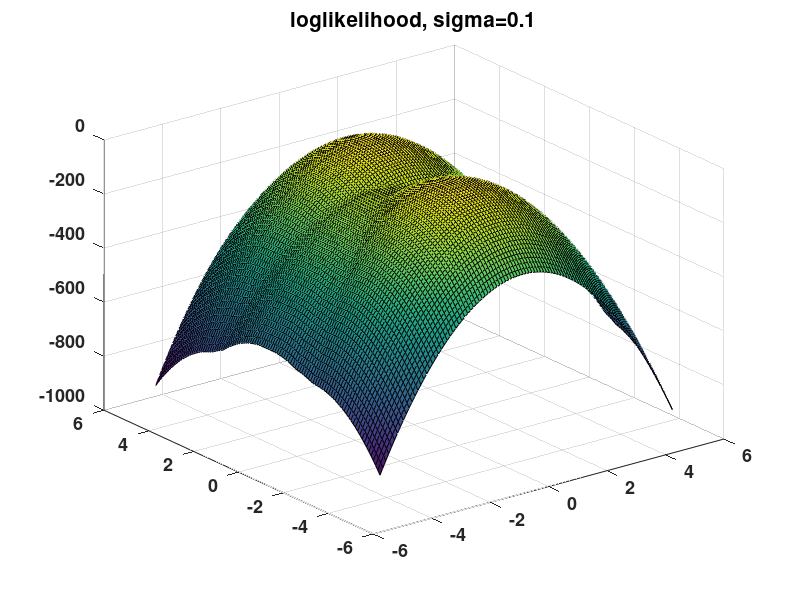
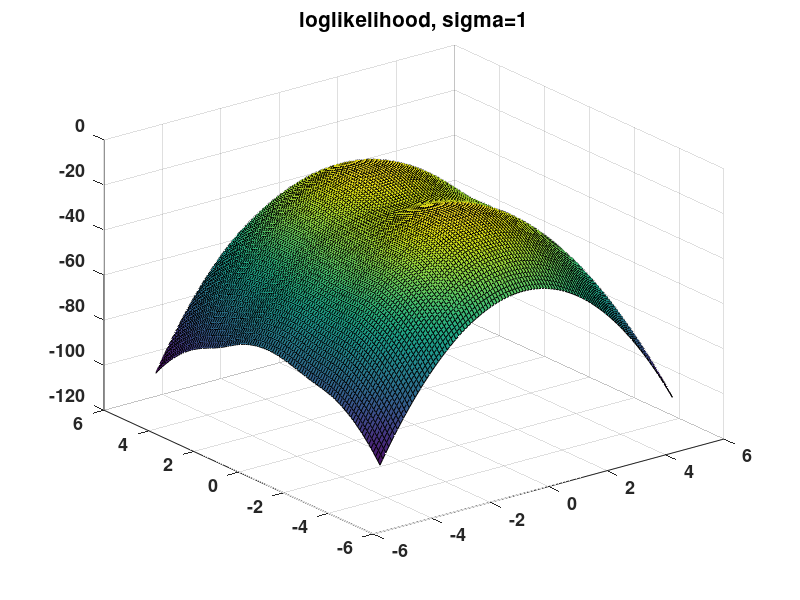
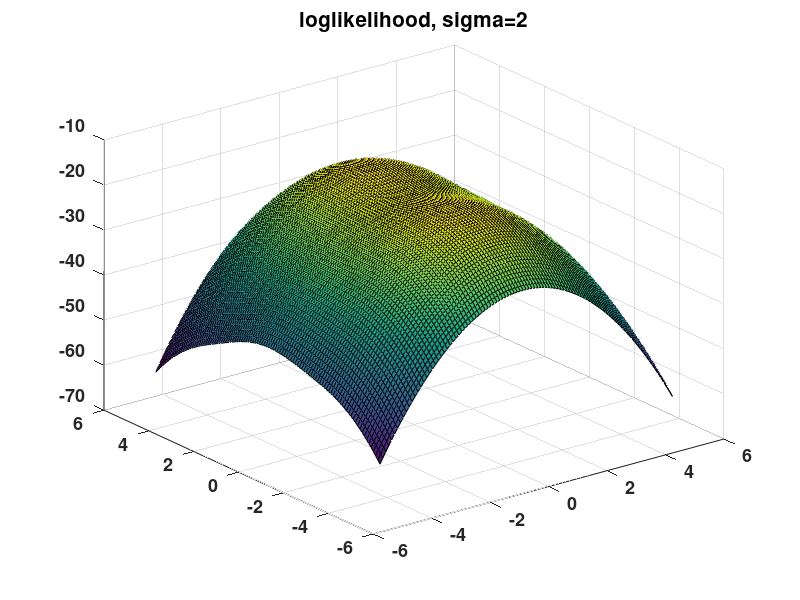
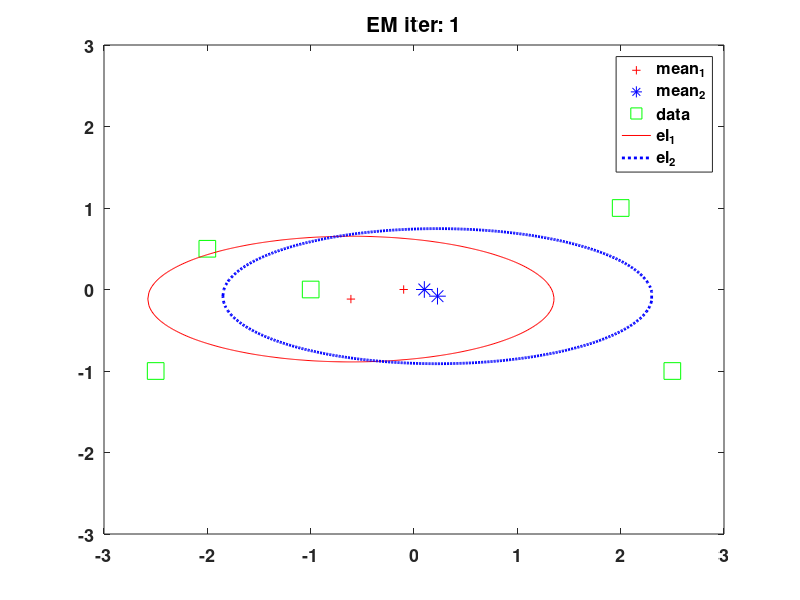

Write MATLAB code to recreate these figures, in order. (Note: a time limit stopped this script after it produced the figures.)
D=[-2.5 -2 -1 2.5 2;-1 0.5 0 -1 1];
sigma=[0.1 1 2];
miu=-5:0.1:5;

loglikelihood=zeros(length(miu),length(miu));
for s=sigma
    for t1=1:length(miu)
        for t2=1:length(miu)
            m1=miu(t1);
            m2=miu(t2);
            centered_D_1=D-repmat([m1;m2],1,size(D,2));
            P_1=exp(-sum(centered_D_1.^2)/2/s)/(2*pi*s);
            
            centered_D_2=D+repmat([m1;m2],1,size(D,2));
            P_2=exp(-sum(centered_D_2.^2)/2/s)/(2*pi*s);
            
            loglikelihood(t1,t2)=sum(log(P_1/2+P_2/2));
            
        end
    end
    surf(miu,miu,loglikelihood);
    set(gca,'FontSize',13,'FontWeight','Bold');
    title(['loglikelihood, sigma=' num2str(s)],'FontSize',15,'FontWeight','Bold');
    saveas(gca, ['loglikelihood_' num2str(s) '.eps'],'epsc');
    pause;
    close all;
end

%% EM
D=[-2.5 -2 -1 2.5 2;-1 0.5 0 -1 1];

p_1=0.5;
p_2=0.5;
sigma1_1=1;
sigma1_2=1;
sigma2_1=1;
sigma2_2=1;
mu1=[-.1,0]';
mu2=-mu1;
M=300;
mu1s=zeros(2,M+1);
mu2s=zeros(2,M+1);
mu1s(:,1)=mu1;
mu2s(:,1)=mu2;
for step=2:M+1
    
    centered_D_1=D-repmat(mu1,1,size(D,2));
    centered_D_1(1,:)=centered_D_1(1,:)/sqrt(sigma1_1);
    centered_D_1(2,:)=centered_D_1(2,:)/sqrt(sigma1_2);
    P_1=exp(-sum(centered_D_1.^2)/2)/(2*pi*sqrt(sigma1_1*sigma1_2));
    
    centered_D_2=D-repmat(mu2,1,size(D,2));
    centered_D_2(1,:)=centered_D_2(1,:)/sqrt(sigma2_1);
    centered_D_2(2,:)=centered_D_2(2,:)/sqrt(sigma2_2);
    P_2=exp(-sum(centered_D_2.^2)/2)/(2*pi*sqrt(sigma2_1*sigma2_2));
    
    h1=P_1*p_1./(P_1*p_1+P_2*p_2);
    
    [X,Y]=meshgrid(-4:0.1:4);
    X=[X(:)';Y(:)'];
    
    centered_X_1=X-repmat(mu1,1,size(X,2));
    centered_X_1(1,:)=centered_X_1(1,:)/sqrt(sigma1_1);
    centered_X_1(2,:)=centered_X_1(2,:)/sqrt(sigma1_2);
    P_1=exp(-sum(centered_X_1.^2)/2)/(2*pi*sqrt(sigma1_1*sigma1_2));
    
    centered_X_2=X-repmat(mu2,1,size(X,2));
    centered_X_2(1,:)=centered_X_2(1,:)/sqrt(sigma2_1);
    centered_X_2(2,:)=centered_X_2(2,:)/sqrt(sigma2_2);
    P_2=exp(-sum(centered_X_2.^2)/2)/(2*pi*sqrt(sigma2_1*sigma2_2));
    hX_1=P_1*p_1./(P_1*p_1+P_2*p_2);
    
    
    
    mu1=sum(D*diag(h1),2)/sum(h1);
    mu2=sum(D*diag(1-h1),2)/sum(1-h1);
    
    sigma1_1=sum((D(1,:)-mu1(1)).^2*diag(h1))/sum(h1);
    sigma1_2=sum((D(2,:)-mu1(2)).^2*diag(h1))/sum(h1);
    
    sigma2_1=sum((D(1,:)-mu2(1)).^2*diag(1-h1))/sum(1-h1);
    sigma2_2=sum((D(2,:)-mu2(2)).^2*diag(1-h1))/sum(1-h1);
    
    p_1=sum(h1)/size(D,2);
    p_2=1-p_1;
    
    mu1s(:,step)=mu1;
    mu2s(:,step)=mu2;
    
    if (step<=4 )
    
     figure(1)
     plot(mu1s(1,1:step),mu1s(2,1:step),'r+',mu2s(1,1:step),mu2s(2,1:step),'b*','MarkerSize',12);
     xlim([-3,3]);
     ylim([-3,3]);
     hold on;
     plot(D(1,:),D(2,:),'gs','MarkerSize',12);
     
     el_1_x=-sqrt(sigma1_1):0.01:sqrt(sigma1_1);
     el_1_y=sqrt(1-el_1_x.^2/sigma1_1)*sqrt(sigma1_2);
     el_1_x=[el_1_x fliplr(el_1_x)]+mu1(1);
     el_1_y=[el_1_y fliplr(-el_1_y)]+mu1(2);
     
     el_2_x=-sqrt(sigma2_1):0.01:sqrt(sigma2_1);
     el_2_y=sqrt(1-el_2_x.^2/sigma2_1)*sqrt(sigma2_2);
     el_2_x=[el_2_x fliplr(el_2_x)]+mu2(1);
     el_2_y=[el_2_y fliplr(-el_2_y)]+mu2(2);
     
     plot(el_1_x,el_1_y,'r',el_2_x,el_2_y,'b:','LineWidth',2);
     
     h_l=legend('mean_1','mean_2','data','el_1','el_2');
     set(h_l,'FontSize',14,'FontWeight','Bold');
     set(gca,'FontSize',13,'FontWeight','Bold');
     title(['EM iter: ' num2str(step-1)],'FontSize',15,'FontWeight','Bold');
     
     saveas(gca, ['EM_' num2str(step-1) '.eps'],'epsc');
     
     figure(2)
     surf(-4:0.1:4,-4:0.1:4,reshape(hX_1,sqrt(length(hX_1)),sqrt(length(hX_1))));
     set(gca,'FontSize',13,'FontWeight','Bold');
     title(['p(z=1|x) EM iter: ' num2str(step-1)],'FontSize',15,'FontWeight','Bold');
     
     saveas(gca, ['pos_EM_' num2str(step-1) '.eps'],'epsc');

     pause();
     close all;
     
    end
    
    if (norm(mu1s(:,step)-mu1s(:,step-1))<=0.001 && norm(mu2s(:,step)-mu2s(:,step-1))<=0.001)
        break;
    end
end 


    figure(1)
     plot(mu1s(1,1:step),mu1s(2,1:step),'r+',mu2s(1,1:step),mu2s(2,1:step),'b*','MarkerSize',12);
     xlim([-3,3]);
     ylim([-3,3]);
     hold on;
     plot(D(1,:),D(2,:),'gs','MarkerSize',12);
     
     el_1_x=-sqrt(sigma1_1):0.01:sqrt(sigma1_1);
     el_1_y=sqrt(1-el_1_x.^2/sigma1_1)*sqrt(sigma1_2);
     el_1_x=[el_1_x fliplr(el_1_x)]+mu1(1);
     el_1_y=[el_1_y fliplr(-el_1_y)]+mu1(2);
     
     el_2_x=-sqrt(sigma2_1):0.01:sqrt(sigma2_1);
     el_2_y=sqrt(1-el_2_x.^2/sigma2_1)*sqrt(sigma2_2);
     el_2_x=[el_2_x fliplr(el_2_x)]+mu2(1);
     el_2_y=[el_2_y fliplr(-el_2_y)]+mu2(2);
     
     plot(el_1_x,el_1_y,'r',el_2_x,el_2_y,'b:','LineWidth',2);
     
     h_l=legend('mean_1','mean_2','data','el_1','el_2');
     set(h_l,'FontSize',14,'FontWeight','Bold');
     set(gca,'FontSize',13,'FontWeight','Bold');
     title(['EM iter: ' num2str(step-1)],'FontSize',15,'FontWeight','Bold');
     saveas(gca, ['EM_' num2str(step-1) '.eps'],'epsc');
     
     figure(2)
     surf(-4:0.1:4,-4:0.1:4,reshape(hX_1,sqrt(length(hX_1)),sqrt(length(hX_1))));
     set(gca,'FontSize',13,'FontWeight','Bold');
     title(['p(z=1|x) EM iter: ' num2str(step-1)],'FontSize',15,'FontWeight','Bold');
     saveas(gca, ['pos_EM_' num2str(step-1) '.eps'],'epsc');
     
     pause();
     close all;
     
%% parzen-window

a=1;
x=-a:0.01:2*a;
y=zeros(1,length(x));

h=1;

for t=1:length(x)
    tx=x(t);
    if (tx<0)
        y(t)=0;
    else
        if (tx>=0&&tx<=a)
            y(t)=1/a*(1-exp(-tx/h));
        else
            y(t)=1/a*(exp(a/h)-1)*exp(-tx/h);
        end
    end
    
end
plot(x,y,'LineWidth',2);
xlim([-a,2*a]);
ylim([-.2,1.2]);
set(gca,'FontSize',13,'FontWeight','Bold');
title('$$\bar{p}(x), h=1$$','FontSize',15,'FontWeight','Bold','Interpreter','Latex');

%%
a=1;
x=0:0.01:0.05;
y=zeros(1,length(x));

h=0.01/log(100);

for t=1:length(x)
    tx=x(t);
    if (tx<0)
        y(t)=0;
    else
        if (tx>=0&&tx<=a)
            y(t)=1/a*(1-exp(-tx/h));
        else
            y(t)=1/a*(exp(a/h)-1)*exp(-tx/h);
        end
    end
    
end
plot(x,y,'LineWidth',2);
set(gca,'FontSize',13,'FontWeight','Bold');
title('$$\bar{p}(x), h=0.0022$$','FontSize',15,'FontWeight','Bold','Interpreter','Latex');
     
